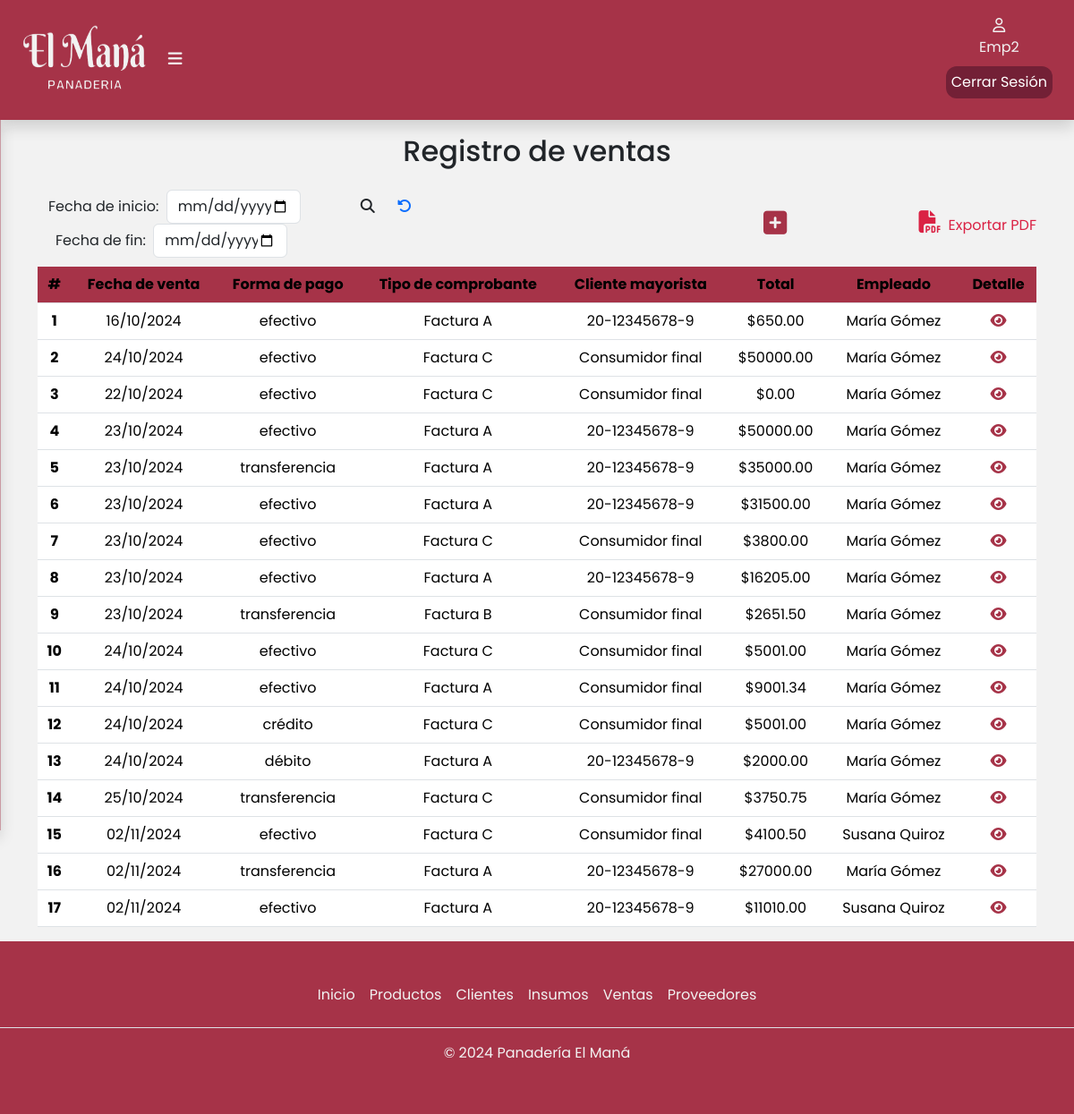
The page /ventas/ (signed in) on the database its author committed.
### apps/ventas/models.py (models this page shows, shortened)
class Venta(models.Model):
    TIPO_COMPROBANTE = [
        ('A', 'Factura A'),
        ('B', 'Factura B'),
        ('C', 'Factura C'),
    ]
    FORMA_PAGO = [
        ('efectivo','Efectivo'),
        ('transferencia','Transferencia'),
        ('débito','Débito'),
        ('crédito','Crédito'),
    ]
    fechaDeVenta = models.DateField(blank=False, null=False)
    formaDePago = models.CharField(max_length=15, choices=FORMA_PAGO,blank=False, null=False)
    tipoDeComprobante = models.CharField(max_length=15, choices=TIPO_COMPROBANTE,blank=False, null=False)
    clienteMayorista = models.ForeignKey(ClienteMayorista, on_delete=models.SET_NULL, null=True, blank=True,related_name='clienteMayorista')
    total = models.DecimalField(max_digits=10, decimal_places=2,default=0)
    empleado = models.ForeignKey(Empleado,on_delete=models.CASCADE,related_name='ventaEmpleado')

class ClienteMayorista(Persona):
    cuil = models.CharField(max_length=13,blank=False, null=False)

### apps/usuarios/models.py (models this page shows, shortened)
class Persona(models.Model):
    nombre = models.CharField(max_length=50,blank=False,null=False)
    apellido = models.CharField(max_length=50,blank=False,null=False)
    direccion  = models.CharField(max_length=50,blank=False,null=False)
    telefono = models.CharField(max_length=15,blank=False,null=False)
    mail = models.EmailField(blank=True,null=True)
    class Meta:
        abstract = True  # Esto hace que no se genere una tabla en la BD

class Empleado(Persona):
    ESTADO = [
        ('activo', 'Activo'),
        ('inactivo', 'Inactivo'),
    ]
    user = models.OneToOneField(User, on_delete=models.CASCADE,related_name='user')
    dni  = models.CharField(max_length=8,blank=False,null=False)
    fechaDeNacimiento = models.DateField(blank=False,null=False)
    fechaDeIngreso = models.DateField(blank=False,null=False)
    salario = models.DecimalField(max_digits=10,blank=False,null=False,decimal_places=2)
    estado = models.CharField(max_length=10,choices=ESTADO,blank=False,null=False,default='activo')

### apps/ventas/views.py (the view)
# urls.py: path('ventas/',include('apps.ventas.urls')),
def ventas(request):
    ventas = Venta.objects.all()
    return render(request,'ventas/ventas.html',{'ventas':ventas})

### apps/ventas/templates/ventas/ventas.html (shortened to what this page needs)
{% extends 'base/base.html' %}
{% load static %}
{% block contenido %}
<div class="container" id="container-tabla">
    <div class="col-12">
        <h2 class="text-center pb-3">Registro de ventas</h2>
        <div class="busqueda d-flex justify-content-between align-items-center">
            <form class="d-flex align-items-center" role="search" method="POST" action="{% url 'ventas:buscarVentas' %}">
                <div class="container">
                    <div class="row">
                        <div class="col">
                            <label for="fecha_inicio" class="me-1">Fecha de inicio:</label>
                            <input type="date" id="fecha_inicio" name="fecha_inicio" class="form-control busquedaFecha d-inline" placeholder="inicio" style="width: 150px;">
                            <label for="fecha_fin" class="ms-2 me-1">Fecha de fin:</label>
                            <input type="date" id="fecha_fin" name="fecha_fin" class="form-control busquedaFecha d-inline" style="width: 150px;">
                        </div>
                        <div class="col">
                            <button class="btn" type="submit">
                                <i class="fa-solid fa-magnifying-glass" style="font-size: 16px"></i>
                            </button>
                            <a href="{% url 'ventas:ventas' %}" class="ms-2"><i class="fa-solid fa-rotate-left"></i></a>
                        </div>
                    </div>
                </div>
            </form>
            <a href="{% url 'ventas:agregarVenta' %}"><i class="fa-solid fa-square-plus" title="Agregar venta" style="font-size: 30px"></i></a>
            <a class="expPdf" href="{% url 'ventas:exportarPDF' %}"><i class="expPdf fa-solid fa-file-pdf px-2" style="font-size: 25px"></i>Exportar PDF</a>
        </div>
        <div class="table-responsive">
            <table class="table">
                <thead class="bg-table">
                    <tr>
                        <th scope="col">#</th>
                        <th scope="col">Fecha de venta</th>
                        <th scope="col">Forma de pago</th>
                        <th scope="col">Tipo de comprobante</th>
                        <th scope="col">Cliente mayorista</th>
                        <th scope="col">Total</th>
                        <th scope="col">Empleado</th>
                        <th scope="col">Detalle</th>
                    </tr>
                </thead>
                <tbody>
                    {% for venta in ventas %}
                    <tr>
                        <th scope="row">{{ forloop.counter }}</th>
                        <td>{{ venta.fechaDeVenta|date:"d/m/Y" }}</td>
                        <td>{{ venta.formaDePago }}</td>
                        <td>Factura {{ venta.tipoDeComprobante }}</td>
                        {% if venta.clienteMayorista is None %}
                            <td>Consumidor final</td>
                        {% else %}
                            <td>{{ venta.clienteMayorista.cuil }}</td>
                        {%endif%}
                        <td>${{ venta.total }}</td>
                        <td>{{ venta.empleado.nombre }} {{ venta.empleado.apellido }}</td>
                        <td>
                            <a href="{% url 'ventas:verDetallesVenta' venta.id %}"><i class="fa-solid fa-eye" title="Ver detalles"></i></a>
                        </td>
                    </tr>
                    {% empty %}
                    <tr>
                        <td colspan="10">No hay ventas disponibles.</td>
                    </tr>
                    {% endfor %}
                </tbody>
            </table>
        </div>
    </div>
</div>
{% endblock %}

### templates/base/base.html (shortened to what this page needs)
{% load static %}
<!DOCTYPE html>
<html lang="en">
<head>
  <link href="https://cdn.jsdelivr.net/npm/bootstrap@5.3.3/dist/css/bootstrap.min.css" rel="stylesheet"
 />
  <link rel="stylesheet" href="{% static 'css/estilos.css' %}" />
</head>
<body>
  <header>
        <div class="container-fluid shadow">
          <div class="logo">
            <a href="{% url 'inicio:index' %}">
              <img class="logopng" src="{% static 'img/isologo.png' %}" alt="Logo Panadería El Maná" width="140px" height="80px" /></a>
            {% if user.is_authenticated %}
              <label for="btn-menu"><i class="fa-solid fa-bars"></i></label>
            {% endif %}
          </div>
          {% if user.is_authenticated %}
          <div class="d-flex flex-column align-items-center justify-content-center">
            <div class="usuario d-flex flex-column align-items-center justify-content-center">
                <a href="#">
                  <i class="fa-regular fa-user"></i>
                  <p>{{user.username}}</p>
                </a>
            </div>
              <a href="{% url 'inicio:logout' %} " id="cerrarSesion">Cerrar Sesión</a>
          </div>
          {% endif %}
        </div>
  </header>
  {% block contenido %}
  {% endblock %}
  <div class="container-footer">
    <footer class="footer py-3 my-4">
      {% if user.is_authenticated %}
      <ul class="nav justify-content-center border-bottom pb-3 mb-3">
        {% if user.is_superuser %}
          <li class="nav-item">
            <a href="{% url 'inicio:index' %}" class="nav-link px-2">Inicio</a>
          </li>
          <li class="nav-item">
            <a href="{% url 'estadisticas:estadisticas_ventas' %}" class="nav-link px-2">Estadísticas</a>
          </li>
          <li class="nav-item">
            <a href="{% url 'productos:productos' %}" class="nav-link px-2">Productos</a>
          </li>
          <li class="nav-item">
            <a href="{% url 'ventas:listadoMayoristas' %}" class="nav-link px-2">Clientes</a>
          </li>
          <li class="nav-item">
            <a href="{% url 'productos:insumos' %}" class="nav-link px-2">Insumos</a>
          </li>
          <li class="nav-item">
            <a href="{% url 'ventas:ventas' %}" class="nav-link px-2">Ventas</a>
          </li>
          <li class="nav-item">
            <a href="{% url 'pedidos:proveedores' %}" class="nav-link px-2">Proveedores</a>
          </li>
          <li class="nav-item">
            <a href="{% url 'usuarios:empleados' %}" class="nav-link px-2">Empleados</a>
          </li>
        {% else %}
          <li class="nav-item">
            <a href="{% url 'inicio:index' %}" class="nav-link px-2">Inicio</a>
          </li>
          <li class="nav-item">
            <a href="{% url 'productos:productos' %}" class="nav-link px-2">Productos</a>
          </li>
          <li class="nav-item">
            <a href="{% url 'ventas:listadoMayoristas' %}" class="nav-link px-2">Clientes</a>
          </li>
          <li class="nav-item">
            <a href="{% url 'productos:insumos' %}" class="nav-link px-2">Insumos</a>
          </li>
          <li class="nav-item">
            <a href="{% url 'ventas:ventas' %}" class="nav-link px-2">Ventas</a>
          </li>
          <li class="nav-item">
            <a href="{% url 'pedidos:proveedores' %}" class="nav-link px-2">Proveedores</a>
          </li>
        {% endif %}
      </ul>
      <p class="text-center">© 2024 Panadería El Maná</p>
      {% else %}
        <p class="text-center">© 2024 Panadería El Maná</p>
      {% endif %}
    </footer>
  </div>
</body>
</html>

### static/css/estilos.css (style rules this page uses)
body { display: flex; flex-direction: column; min-height: 100vh; margin: 0; font-family: Poppins, sans-serif; background-color: #f2f2f2; }
.container-fluid { position: fixed; background-color: #a63348; padding: 1.5rem; margin-top: auto; display: flex; align-items: center; justify-content: space-between; z-index: 1000; }
.logo { font-size: large; font-weight: 700; padding-right: 5px; }
.usuario { width: 50px; height: 50px; text-align: center; justify-items: center; }
.usuario a { color: #f2f2f2; text-decoration: none; }
.logo .fa-solid { padding-left: 20px; cursor: pointer; }
.container-fluid .logo label i { color: #f2f2f2; }
.container-fluid .usuario { color: #f2f2f2; }
.container-footer { margin-top: auto; background-color: #a63348; color: #f2f2f2; }
.container-footer .footer .nav .nav-item .nav-link { color: #f2f2f2; }
#container-tabla { padding-top: 150px; }
table { text-align: center; }
th, td { vertical-align: middle; }
.bg-table { --bs-table-bg: #a63348; }
.expPdf { text-decoration: none; color: #da2244; }
.busqueda { justify-content: space-between; align-items: center; margin-bottom: 10px; }
#cerrarSesion { text-decoration: none; color:#ffffff; background-color:#732036; border-radius: 12px; padding: 6px; }
.fa-square-plus,.fa-eye, .fa-list-check { color: #a63348; }
.busquedaFecha { width: 200px; }

### rows shown on the page
Venta: fechaDeVenta "16/10/2024", formaDePago "efectivo", tipoDeComprobante "A", clienteMayorista.cuil "20-12345678-9", total "650.00", empleado.nombre "María", empleado.apellido "Gómez"
Venta: fechaDeVenta "24/10/2024", formaDePago "efectivo", tipoDeComprobante "C", shows "Consumidor final", total "50000.00", empleado.nombre "María", empleado.apellido "Gómez"
Venta: fechaDeVenta "22/10/2024", formaDePago "efectivo", tipoDeComprobante "C", shows "Consumidor final", total "0.00", empleado.nombre "María", empleado.apellido "Gómez"
Venta: fechaDeVenta "23/10/2024", formaDePago "efectivo", tipoDeComprobante "A", clienteMayorista.cuil "20-12345678-9", total "50000.00", empleado.nombre "María", empleado.apellido "Gómez"
Venta: fechaDeVenta "23/10/2024", formaDePago "transferencia", tipoDeComprobante "A", clienteMayorista.cuil "20-12345678-9", total "35000.00", empleado.nombre "María", empleado.apellido "Gómez"
Venta: fechaDeVenta "23/10/2024", formaDePago "efectivo", tipoDeComprobante "A", clienteMayorista.cuil "20-12345678-9", total "31500.00", empleado.nombre "María", empleado.apellido "Gómez"
Venta: fechaDeVenta "23/10/2024", formaDePago "efectivo", tipoDeComprobante "C", shows "Consumidor final", total "3800.00", empleado.nombre "María", empleado.apellido "Gómez"
Venta: fechaDeVenta "23/10/2024", formaDePago "efectivo", tipoDeComprobante "A", clienteMayorista.cuil "20-12345678-9", total "16205.00", empleado.nombre "María", empleado.apellido "Gómez"
Venta: fechaDeVenta "23/10/2024", formaDePago "transferencia", tipoDeComprobante "B", shows "Consumidor final", total "2651.50", empleado.nombre "María", empleado.apellido "Gómez"
Venta: fechaDeVenta "24/10/2024", formaDePago "efectivo", tipoDeComprobante "C", shows "Consumidor final", total "5001.00", empleado.nombre "María", empleado.apellido "Gómez"
Venta: fechaDeVenta "24/10/2024", formaDePago "efectivo", tipoDeComprobante "A", shows "Consumidor final", total "9001.34", empleado.nombre "María", empleado.apellido "Gómez"
Venta: fechaDeVenta "24/10/2024", formaDePago "crédito", tipoDeComprobante "C", shows "Consumidor final", total "5001.00", empleado.nombre "María", empleado.apellido "Gómez"
Venta: fechaDeVenta "24/10/2024", formaDePago "débito", tipoDeComprobante "A", clienteMayorista.cuil "20-12345678-9", total "2000.00", empleado.nombre "María", empleado.apellido "Gómez"
Venta: fechaDeVenta "25/10/2024", formaDePago "transferencia", tipoDeComprobante "C", shows "Consumidor final", total "3750.75", empleado.nombre "María", empleado.apellido "Gómez"
Venta: fechaDeVenta "02/11/2024", formaDePago "efectivo", tipoDeComprobante "C", shows "Consumidor final", total "4100.50", empleado.nombre "Susana", empleado.apellido "Quiroz"
Venta: fechaDeVenta "02/11/2024", formaDePago "transferencia", tipoDeComprobante "A", clienteMayorista.cuil "20-12345678-9", total "27000.00", empleado.nombre "María", empleado.apellido "Gómez"
Venta: fechaDeVenta "02/11/2024", formaDePago "efectivo", tipoDeComprobante "A", clienteMayorista.cuil "20-12345678-9", total "11010.00", empleado.nombre "Susana", empleado.apellido "Quiroz"

### other values the page prints
{{ user.username }} "Emp2"
